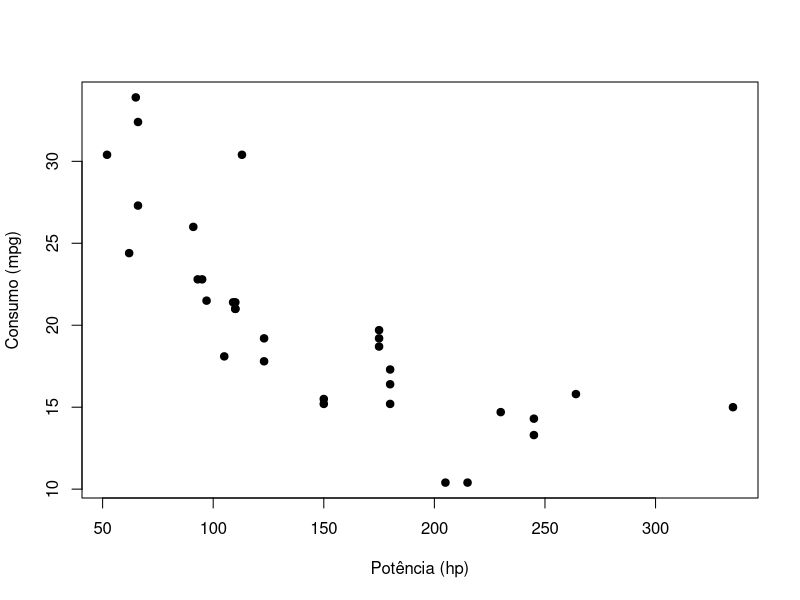

Here is the R script that generated this plot:
# Correlação tau de Kendall: exemplo completo ----
# Pacote: apenas o stats (já vem com o R). Dados: mtcars.

# 1. Dados: potência (hp) e consumo (mpg) de 32 automóveis
x <- mtcars$hp
y <- mtcars$mpg
n <- length(x)

# 2. Contagem dos pares concordantes, discordantes e empatados
pares <- combn(n, 2)
dx <- sign(x[pares[1, ]] - x[pares[2, ]])
dy <- sign(y[pares[1, ]] - y[pares[2, ]])
C  <- sum(dx * dy > 0); D <- sum(dx * dy < 0)
Tx <- sum(dx == 0 & dy != 0); Ty <- sum(dy == 0 & dx != 0)
c(total = ncol(pares), concordantes = C, discordantes = D, empate_x = Tx, empate_y = Ty)

# 3. tau-a (ignora empates) e tau-b (corrige empates)
c(tau_a = (C - D) / ncol(pares),
  tau_b = (C - D) / sqrt((C + D + Tx) * (C + D + Ty)))

# 4. Teste de hipóteses (o R calcula o tau-b)
cor.test(x, y, method = "kendall", exact = FALSE)

# 5. Comparação com Spearman e Pearson
c(spearman = cor(x, y, method = "spearman"), pearson = cor(x, y))

# 6. Intervalo de confiança de 95% por bootstrap (percentil)
set.seed(2026)
boot <- replicate(5000, { i <- sample(n, replace = TRUE)
                          cor(x[i], y[i], method = "kendall") })
quantile(boot, c(0.025, 0.975))

# 7. Gráfico de dispersão
plot(x, y, pch = 19, xlab = "Potência (hp)", ylab = "Consumo (mpg)")
